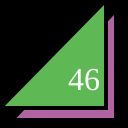
Frame 1 (no input)
Frame 60 (no input): identical to frame 1, image omitted
Frame 120 (the mouse pressed at the canvas centre since frame 60): identical to frame 1, image omitted

The p5.js sketch that drew this single still picture (run headless with seeded random() and noise() and a simulated clock; from frame 60 on, the mouse is pressed at the canvas centre):

// p5.js sketch
// ── sketch.js
function setup() {
  createCanvas(128,128);
}

function draw() {
  background(0);
  strokeWeight(4);
  fill(178, 100, 162);
  triangle(12,120,116,120,116,10);
  fill(94, 185, 84);
  triangle(0,108,106,108,106,0);
  fill(255);
  textSize(32);
  textFont("serif");
  text("46", 68, 90);
}
